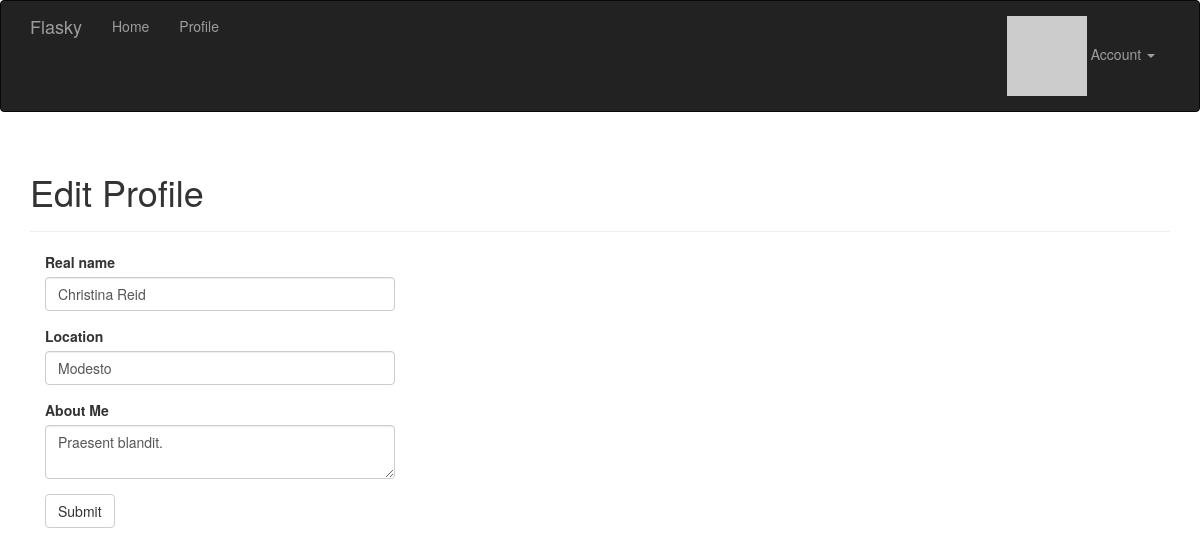
Screenshot of /edit-profile (signed in) with the database file from the repository.
### app/models.py (models this page shows, shortened)
class User(db.Model,UserMixin):
    __tablename__ = 'users'
    id = db.Column(db.Integer, primary_key=True)
    email = db.Column(db.String(64),unique=True,index=True)
    username = db.Column(db.String(64), unique=True, index=True)
    role_id = db.Column(db.Integer, db.ForeignKey('roles.id'))
    password_hash = db.Column(db.String(128))
    confirmed = db.Column(db.Boolean,default=False)
    location = db.Column(db.String(64))
    about_me = db.Column(db.Text())
    member_since = db.Column(db.DateTime(),default=datetime.utcnow)
    last_seen = db.Column(db.DateTime(),default=datetime.utcnow)
    name = db.Column(db.String(64))
    avatar_hash = db.Column(db.String(32))
    posts = db.relationship('Post',backref='author',lazy='dynamic')
    followed = db.relationship('Follow',foreign_keys=[Follow.follower_id],
                               backref=db.backref('follower',lazy='joined'),
                               lazy='dynamic',
                               cascade='all,delete-orphan')
    followers = db.relationship('Follow',foreign_keys=[Follow.followed_id],
                               backref=db.backref('followed',lazy='joined'),
                               lazy='dynamic',
                               cascade='all,delete-orphan')
    comments = db.relationship('Comment', backref='author', lazy='dynamic')
    def ping(self):
        self.last_seen = datetime.utcnow()
        db.session.add(self)
    @property
    def password(self):
        raise AttributeError('password is not a readable attribute')
    def gravatar(self,size=100,default='identicon',rating='g'):
        url = 'https://secure.gravatar.com/avatar'
        hash = self.avatar_hash or hashlib.md5(self.email.encode('utf-8')).hexdigest()
        return '{url}/{hash}?s={size}&d={default}&r={rating}'.format(
            url = url,hash=hash,size=size,default=default,rating=rating
        )

### app/main/views.py (the view, shortened to what this page needs)
@main.route('/edit-profile',methods=['POST','GET'])
@login_required
def edit_profile():
    form = EditProfileForm()
    form.name.data = current_user.name
    form.location.data = current_user.location
    form.about_me.data = current_user.about_me
    return render_template('edit_profile.html',form=form)

### app/main/forms.py
class EditProfileForm(Form):
    name = StringField('Real name',validators=[Length(0,64)])
    location = StringField('Location',validators=[Length(0,64)])
    about_me = TextAreaField('About Me')
    submit = SubmitField('Submit')

### app/auth/views.py (called while the page is built)
@auth.before_app_request
def before_request():
    if current_user.is_authenticated:
        current_user.ping()
        if not current_user.confirmed \
            and request.endpoint[:5] != 'auth.' \
            and request.endpoint != 'static':
            return redirect(url_for('auth.unconfirmed'))

### app/main/__init__.py (called while the page is built)
@main.app_context_processor
def inject_permissions():
    return dict(Permission=Permission)

### app/models.py (called while the page is built)
@login_manager.user_loader
def load_user(user_id):
    return User.query.get(int(user_id))

### app/templates/edit_profile.html (shortened to what this page needs)
{% extends "base.html" %}
{% import "bootstrap/wtf.html" as wtf %}
{% block page_content %}
<div class="page-header">
    <h1>Edit Profile</h1>
</div>
<div class="col-md-4">
    {{ wtf.quick_form(form) }}
</div>
{% endblock %}

### rows the page displays
User: name "Christina Reid", location "Modesto", about_me "Praesent blandit."
